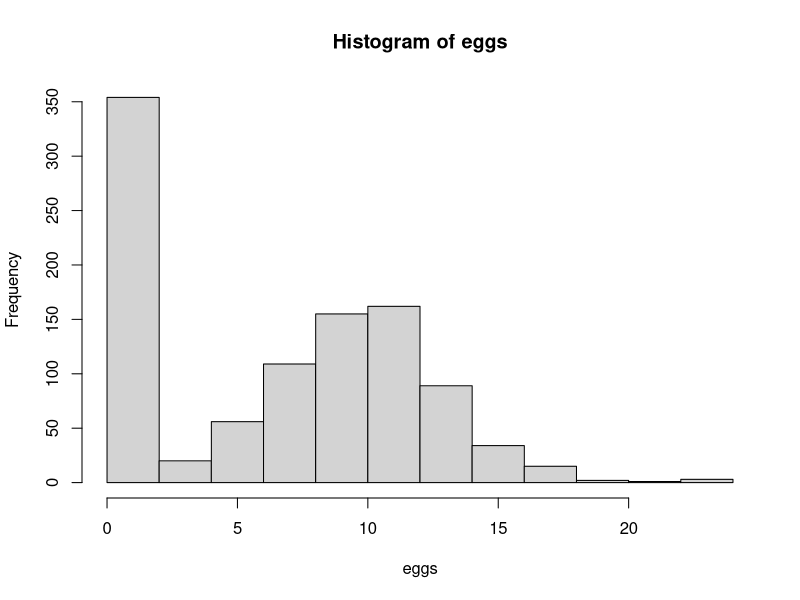

Write R code to recreate this figure. (Note: this script raises an error after producing the figure.)
# Illustrate control structures for programing  flow
# 20march 2018

# basic if statements

z<- signif(runif(1), digits=2)
print (z)
z>0.5

if (z<0.5) cat(z, "z is a lower than average number","\n")

if (z>0.8) cat(z, "z is a bigger than average number","\n") else
  if (z<0.2) cat(z, "z is a smaller than average number","\n") else
  {cat(z, "is a number of typical size","\n")
    cat("z^2 =", z^2,"\n")}
## consider putting block statements into functions before using with an if structure 
# "condition" in if statement returns only a single true of false value - for example if statements only evlauate the first element in a vector - don't want to pass a vector to an if statement

#function to operate on a vector

#insect clutch size poison with lamba =10.2, parasitism probability = 0.35 with 0 eggs  laid

library (ggplot2)
tester<- runif(1000) #random uniform
eggs <- ifelse(tester >0.35, rpois(n=1000, lambda=10.2),0)
hist(eggs)

#use to create vector of states for plotting

pVals <-runif(1000)
z<- ifelse(pVals<=0.025, "lowerTails", "nonSig")
z[pVals>=0.975] <-"upperTail"
head (z)
table(z)

#alternative method
z1<- rep("nonSig", length(pVals))
z1[pVals<=0.025] <- "lowerTail"
z1[pVals>=0.975] <- "upperTail"
table (z1)

## working with for loops

myDat <- signif(runif(10), digits=2)

# for (i in 1:length(myDat)) ### not great form

for (i in seq_along(myDat)) {
  cat("loop number =", i, "vector element =" , myDat[i],"\n")
}
print(i) 
# so be careful as i is defined and will hang on to the final value

#use a constant to define the lenght of a loop 

zz<-5
myDat <- signif(runif(zz), digits=2)
for (i in seq_len(zz)){
  cat("loop number =", i, "vector element =" , myDat[i],"\n")
}

zz<-50
zz2<- 4:6
myDat <- signif(runif(zz), digits=2)
for (i in seq_len(zz2)){
  cat("loop number =", i, "vector element =" , myDat[i],"\n")
}
### compare
zz<-50
zz2<- 4:6
myDat <- signif(runif(zz), digits=2)
for (i in zz2){
  cat("loop number =", i, "vector element =" , myDat[i],"\n")
}

# things to not do in a for loop
# don't do anything in the loop unless you have to

myDat <- vector(mode="numeric", length=10)

for (i in seq_along(myDat)) {
  myDat[i] <- signif(runif(1), digits=2)
  # don't do this in a loop - this will run but interively running random number in loop will bog down
    cat("loop number =", i, "vector element =" , myDat[i],"\n")
}

myDat <- runif(1)
for (i in 2:10) {
  temp <- signif(runif(1), digits=2)
  myDat <- c(myDat, temp)
    cat("loop number =", i, "vector element =" , myDat[i],"\n")
}
# do not do above; 
#do not write a loop if you can vectorize

myDat <- 1:10
for (i in seq_along(myDat)) {
  myDat[i] <- myDta[i] + myDat[i]^2
  cat("loop number =", i, "vector element =" , myDat[i],"\n")
}
#nothjing wrong with this code
# but this is much easier
z<- 1:10
z<- z + z^2

z<- c(10,2,4)
for (i in seq_along(z)) {
  cat("i=",i, "z[i]=", z[i], "\n")
}

# counter variable retains its final value - at this point i =3
i

# use next to skip elements in a loop
# operate only on odd numbered elements
z<- 1:20
for (i in seq_along(z)) {
  if (i %% 2==0) next
    print(i)
}
# alterntive - remove if statement
zsub<- z[z%% 2!=0]
for (i in seq_along(zsub)) {
  cat("i=",i, "zsub[i]=", zsub[i], "\n")
}

# ouput data
z<- 1:20
# zstore <- vector (mode="numeric", length= length(z))
zstore <- rep(NA, length(z))
for (i in seq_along(z)) {
  if (i %% 2==0) next
  print(i)
  zstore[i] <- i
}
zstore <- zstore[complete.cases(zstore)]
zstore
